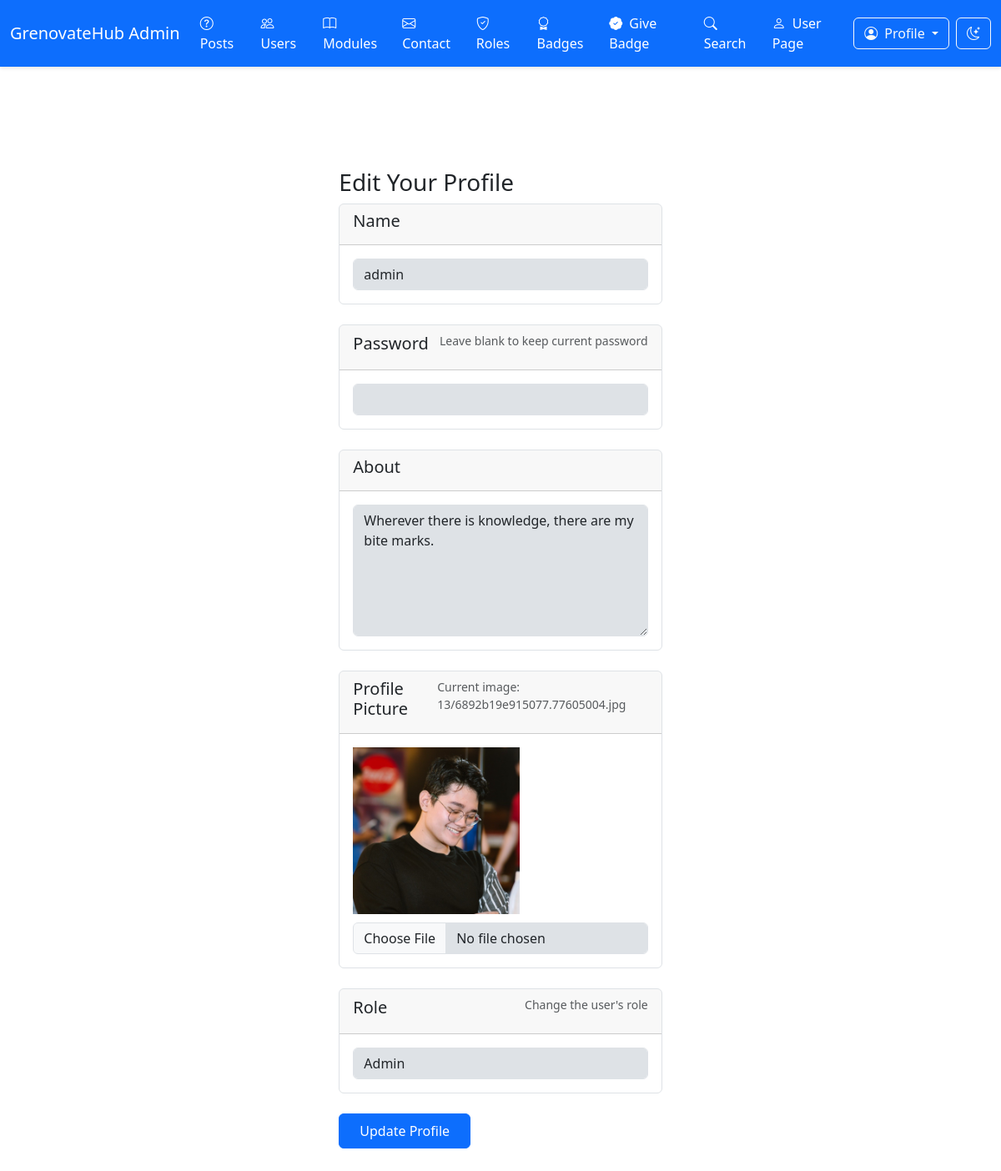
Page /web1-project-final/admin/edit_user_info.php?id=13 (signed in) on the committed database.
### tables this page shows
CREATE TABLE `user_roles` (
  `UserID` bigint(20) NOT NULL,
  `RoleID` smallint(6) NOT NULL
);

CREATE TABLE `users` (
  `ID` bigint(20) NOT NULL,
  `Username` varchar(50) NOT NULL,
  `Password` varchar(255) NOT NULL,
  `Email` varchar(100) NOT NULL,
  `Name` varchar(100) DEFAULT NULL,
  `ProfilePicture` varchar(255) DEFAULT NULL,
  `Reputation` bigint(20) DEFAULT 0,
  `DateJoined` timestamp NOT NULL DEFAULT current_timestamp(),
  `About` text DEFAULT NULL
);

CREATE TABLE `roles` (
  `ID` smallint(6) NOT NULL,
  `Name` varchar(50) NOT NULL
);

### web1-project-final/admin/edit_user_info.php (called while the page is built, shortened)
<?php
include_once '../includes/DatabaseConnection.php';
include_once '../includes/DatabaseFunction.php';
try {
    $user_id = $_GET['id'];
    $user = getAdminUserInfoForEdit($pdo, $user_id);
    $roles = getAllRoles($pdo);
    include 'templates/edit_user_info.html.php';
} catch (Exception $e) {
    $title = 'An error has occurred';
    $output = 'Error: ' . $e->getMessage();
}
include 'templates/layout.html.php';
?>

### web1-project-final/includes/DatabaseFunction.php (called while the page is built, shortened)
<?php
function query($pdo, $sql, $parameters = []) {
    $query = $pdo->prepare($sql);
    foreach ($parameters as $key => $value) {
        if (is_int($value)) {
            $query->bindValue($key, $value, PDO::PARAM_INT);
        } else if (is_bool($value)) {
            $query->bindValue($key, $value, PDO::PARAM_BOOL);
        } else if (is_null($value)) {
            $query->bindValue($key, $value, PDO::PARAM_NULL);
        } else {
            $query->bindValue($key, $value, PDO::PARAM_STR);
        }
    }
    $query->execute();
    return $query;
}
function fetchOne($pdo, $sql, $parameters = []) {
    $query = query($pdo, $sql, $parameters);
    return $query->fetch(PDO::FETCH_ASSOC);
}
function fetchAll($pdo, $sql, $parameters = []) {
    $query = query($pdo, $sql, $parameters);
    return $query->fetchAll(PDO::FETCH_ASSOC);
}
function getAllRoles($pdo) {
    $sql = 'SELECT ID AS id, Name AS name FROM roles ORDER BY ID ASC';
    return fetchAll($pdo, $sql);
}
function getAdminUserInfoForEdit($pdo, $userId) {
    $sql = 'SELECT u.Name, u.About, u.ProfilePicture, ur.RoleID
            FROM Users u
            LEFT JOIN user_roles ur ON u.ID = ur.UserID
            WHERE u.ID = :id';
    return fetchOne($pdo, $sql, [':id' => $userId]);
}

### web1-project-final/admin/templates/edit_user_info.html.php (the view, shortened to what this page needs)
<div class="container mt-4" style="max-width: 1000px;">
    <div class="col-lg-10 mx-auto py-4 px-5">
        <h2 class="h3 font-weight-bold mb-2">Edit Your Profile</h2>
        <form action="" method="POST" enctype="multipart/form-data" class="space-y-4" id="edit-user-form">
            <div class="card">
                <div class="card-header">
                    <h3 class="h5 font-weight-bold">Name</h3>
                </div>
                <div class="card-body">
                    <input type="text" name="name" id="name" class="form-control" value="<?php echo htmlspecialchars($user['Name'] ?? ''); ?>" maxlength="100">
                </div>
            </div>
            <br>
            <div class="card">
                <div class="card-header">
                    <h3 class="h5 font-weight-bold">Password</h3>
                    <p class="text-muted small">Leave blank to keep current password</p>
                </div>
                <div class="card-body">
                    <input type="password" name="password" id="password" class="form-control" minlength="8">
                </div>
            </div>
            <br>
            <div class="card">
                <div class="card-header">
                    <h3 class="h5 font-weight-bold">About</h3>
                </div>
                <div class="card-body">
                    <textarea name="about" id="about" class="form-control" rows="6"><?php echo htmlspecialchars($user['About'] ?? ''); ?></textarea>
                </div>
            </div>
            <br>
            <div class="card">
                <div class="card-header">
                    <h3 class="h5 font-weight-bold">Profile Picture</h3>
                    <p class="text-muted small">Current image: <?php echo $user['ProfilePicture'] ? htmlspecialchars($user['ProfilePicture']) : 'None'; ?></p>
                </div>
                <div class="card-body">
                    <?php if ($user['ProfilePicture']): ?>
                        <img src="../upload/uploads/<?php echo htmlspecialchars($user['ProfilePicture']); ?>" alt="Current Profile Picture" style="max-width: 200px; margin-bottom: 10px;">
                    <?php endif; ?>
                    <input type="file" name="image" class="form-control" accept="image/jpeg, image/png, image/gif">
                </div>
            </div>
            <br>
            <div class="card">
                <div class="card-header">
                    <h3 class="h5 font-weight-bold">Role</h3>
                    <p class="text-muted small">Change the user's role</p>
                </div>
                <div class="card-body">
                    <select name="role_id" id="role_id" class="form-control">
                        <?php foreach ($roles as $role): ?>
                            <option value="<?php echo $role['id']; ?>" <?php echo $role['id'] == $user['RoleID'] ? 'selected' : ''; ?>>
                                <?php echo htmlspecialchars($role['name']); ?>
                            </option>
                        <?php endforeach; ?>
                    </select>
                </div>
            </div>
            <br>
            <div class="d-flex justify-content-start">
                <button type="submit" name="submit" class="btn btn-primary px-4 py-2">Update Profile</button>
            </div>
        </form>
    </div>
</div>

### web1-project-final/admin/index_admin.css (style rules this page uses)
:root { --primary: #0d6efd; --primary-foreground: #ffffff; --secondary: #6c757d; --secondary-foreground: #ffffff; --accent: #e9ecef; --accent-foreground: #212529; --background: #ffffff; --foreground: #212529; --card: #ffffff; --card-foreground: #212529; --border: #dee2e6; --input: #dee2e6; --ring: #0d6efd; --radius: 0.375rem; --font-family: system-ui, -apple-system, "Segoe UI", Roboto; }
body { font-family: var(--font-family); background-color: var(--background); color: var(--foreground); }
.card { background-color: var(--card); color: var(--card-foreground); border-color: var(--border); transition: transform 0.2s; }
.btn { border-radius: var(--radius); }
.form-control, .form-select { background-color: var(--input); border-color: var(--border); color: var(--foreground); }
.card-header { display: flex; justify-content: space-between; align-items: center; }
.container { max-width: 85vh; margin: 0 auto; padding: 25px; }
.btn-primary { background: var(--primary); color: var(--primary-foreground); border: 1px solid var(--primary); }

### rows in the picture
user_roles: name "admin", about "Wherever there is knowledge, there are my bite marks.", UserID.ProfilePicture "13/6892b19e915077.77605004.jpg", UserID.ProfilePicture (picture), role_id "Admin"
